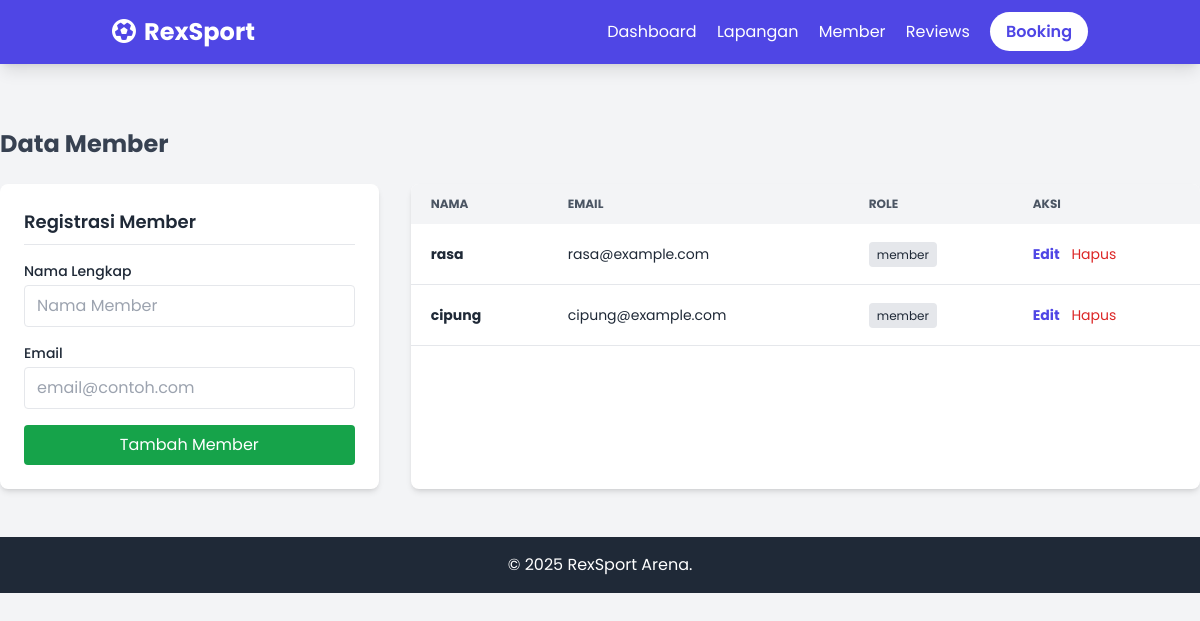
Page /Project/index.php?page=users on the committed database.
### tables this page shows
CREATE TABLE `users` (
  `id` int(11) NOT NULL,
  `nama` varchar(100) NOT NULL,
  `email` varchar(100) NOT NULL,
  `role` varchar(20) DEFAULT 'member'
);

### Project/config/Database.php (called while the page is built, shortened)
<?php
class Database {
    private static $instance = null;
    private function __construct() {
        try {
            $host = 'localhost';
            $user = 'root';
            $pass = '';
            $dbname = 'rexsport';
            $this->pdo = new PDO("mysql:host=$host", $user, $pass);
        } catch (PDOException $e) {
            die("Koneksi Gagal: " . $e->getMessage());
        }
    }
    public static function getInstance() {
        if (!self::$instance) {
            self::$instance = new Database();
        }
        return self::$instance->pdo;
    }
}
?>

### Project/ViewModel/UserViewModel.php (called while the page is built, shortened)
<?php
class UserViewModel {
    private $db;
    public function __construct() {
        $this->db = Database::getInstance();
    }
    public function loadUsers() {
        $stmt = $this->db->query("SELECT * FROM users");
        $this->users = $stmt->fetchAll(PDO::FETCH_CLASS, 'User');
    }
}
?>

### Project/View/User View/UserList.php (the view)
<div class="md:col-span-2 bg-white rounded-lg shadow-md overflow-hidden">
    <table class="min-w-full leading-normal">
        <thead>
            <tr class="bg-gray-100 text-left text-xs font-semibold text-gray-600 uppercase">
                <th class="px-5 py-3">Nama</th>
                <th class="px-5 py-3">Email</th>
                <th class="px-5 py-3">Role</th>
                <th class="px-5 py-3">Aksi</th>
            </tr>
        </thead>
        <tbody>
            <?php foreach ($userVM->users as $u): ?>
            <tr class="border-b border-gray-200">
                <td class="px-5 py-5 text-sm font-bold"><?= $u->nama ?></td>
                <td class="px-5 py-5 text-sm"><?= $u->email ?></td>
                <td class="px-5 py-5 text-sm"><span class="bg-gray-200 px-2 py-1 rounded text-xs"><?= $u->role ?></span></td>
                <td class="px-5 py-5 text-sm">
                    <a href="index.php?page=users&action=edit&id=<?= $u->id ?>" class="text-indigo-600 font-bold mr-2">Edit</a>
                    <a href="index.php?page=users&action=delete&id=<?= $u->id ?>" class="text-red-600" onclick="return confirm('Hapus member ini?')">Hapus</a>
                </td>
            </tr>
            <?php endforeach; ?>
        </tbody>
    </table>
</div>

### rows in the picture
users: nama "rasa", email "rasa@example.com", role "member"
users: nama "cipung", email "cipung@example.com", role "member"
